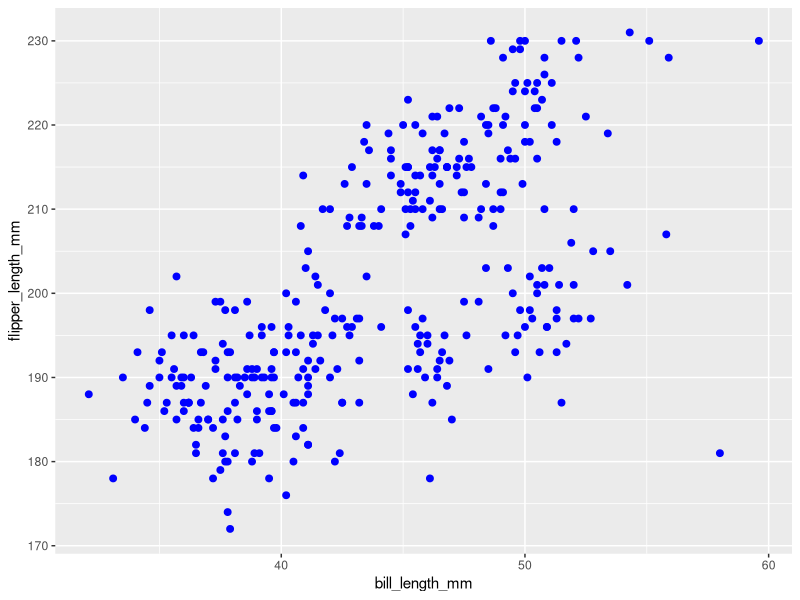
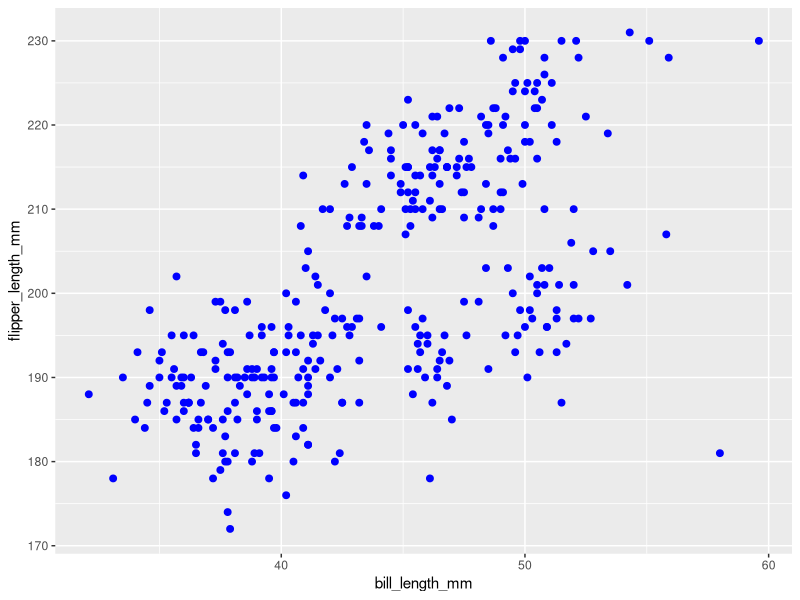

The R script that drew these images, in order:
## ---- chunk 1
knitr::opts_chunk$set(echo = TRUE)
## ---- chunk 2
library(tidyverse)
library(ggplot2)
## ---- chunk 3

prob1_df=
   tibble(
     samp = rnorm(10),
     samp_gt_0=samp>0,
     char_vec=c("a","b","c","d","e","f","g","h","i","j"),
     factor_vec=factor(c("low","low","low","mod","mod","mod","mod","high","high","high"))
   )
## ---- chunk 4
mean(pull(prob1_df,samp))
mean(pull(prob1_df,samp_gt_0))
mean(pull(prob1_df,char_vec))
mean(pull(prob1_df,factor_vec))
## ---- chunk 5
as.numeric(pull(prob1_df,samp_gt_0))
as.numeric(pull(prob1_df,char_vec))
as.numeric(pull(prob1_df,factor_vec))
## ---- chunk 6
as.numeric(pull(prob1_df,samp_gt_0))*pull(prob1_df,samp)
as.factor(pull(prob1_df,samp_gt_0))*pull(prob1_df,samp)
as.numeric(as.factor(pull(prob1_df,samp_gt_0)))*pull(prob1_df,samp)

## ---- chunk 7
data("penguins", package = "palmerpenguins")

## ---- chunk 8

plot_data<-data.frame(
  bill_length_mm=pull(penguins,bill_length_mm),
  flipper_length_mm=pull(penguins,flipper_length_mm)
)

ggplot(plot_data,aes(x=bill_length_mm, y=flipper_length_mm))+
  geom_point(size=2,shape=19, color="blue")
ggsave("plot_data.png")
